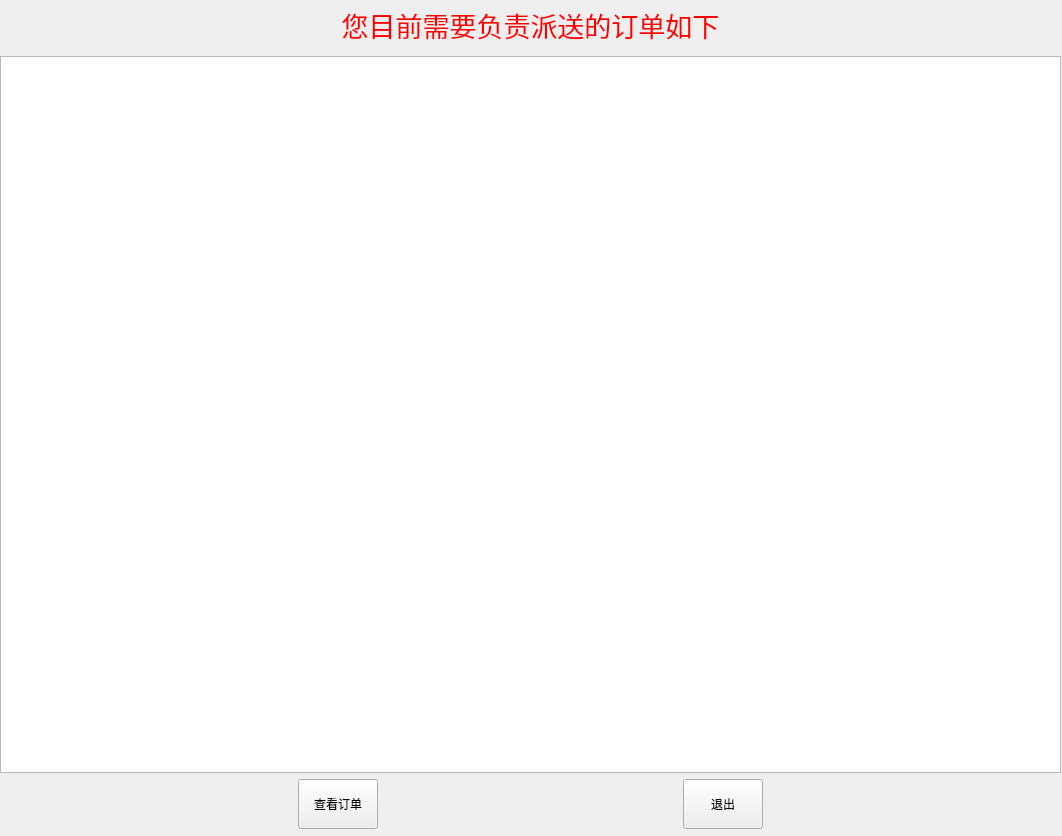
<?xml version="1.0" encoding="UTF-8"?>
<ui version="4.0">
 <class>Form</class>
 <widget class="QWidget" name="Form">
  <property name="geometry">
   <rect>
    <x>0</x>
    <y>0</y>
    <width>1062</width>
    <height>836</height>
   </rect>
  </property>
  <property name="windowTitle">
   <string>Form</string>
  </property>
  <property name="styleSheet">
   <string notr="true">#Form{border-image: url(:/png/images/login_bg.png);}</string>
  </property>
  <widget class="QWidget" name="gridLayoutWidget">
   <property name="geometry">
    <rect>
     <x>0</x>
     <y>0</y>
     <width>1061</width>
     <height>829</height>
    </rect>
   </property>
   <layout class="QGridLayout" name="gridLayout">
    <item row="1" column="0">
     <widget class="QTableWidget" name="tableWidget">
      <property name="minimumSize">
       <size>
        <width>0</width>
        <height>500</height>
       </size>
      </property>
     </widget>
    </item>
    <item row="0" column="0">
     <widget class="QTextBrowser" name="textBrowser">
      <property name="maximumSize">
       <size>
        <width>16777215</width>
        <height>50</height>
       </size>
      </property>
      <property name="styleSheet">
       <string notr="true">color: rgb(255, 0, 0);
background-color: rgb(0, 0, 0, 0);</string>
      </property>
      <property name="html">
       <string>&lt;!DOCTYPE HTML PUBLIC &quot;-//W3C//DTD HTML 4.0//EN&quot; &quot;http://www.w3.org/TR/REC-html40/strict.dtd&quot;&gt;
&lt;html&gt;&lt;head&gt;&lt;meta name=&quot;qrichtext&quot; content=&quot;1&quot; /&gt;&lt;style type=&quot;text/css&quot;&gt;
p, li { white-space: pre-wrap; }
&lt;/style&gt;&lt;/head&gt;&lt;body style=&quot; font-family:'SimSun'; font-size:9pt; font-weight:400; font-style:normal;&quot;&gt;
&lt;p align=&quot;center&quot; style=&quot; margin-top:0px; margin-bottom:0px; margin-left:0px; margin-right:0px; -qt-block-indent:0; text-indent:0px;&quot;&gt;&lt;span style=&quot; font-size:20pt;&quot;&gt;您目前需要负责派送的订单如下&lt;/span&gt;&lt;/p&gt;&lt;/body&gt;&lt;/html&gt;</string>
      </property>
     </widget>
    </item>
    <item row="2" column="0">
     <layout class="QGridLayout" name="gridLayout_2">
      <item row="0" column="1">
       <widget class="QPushButton" name="pushButton">
        <property name="minimumSize">
         <size>
          <width>0</width>
          <height>50</height>
         </size>
        </property>
        <property name="text">
         <string>查看订单</string>
        </property>
       </widget>
      </item>
      <item row="0" column="0">
       <spacer name="horizontalSpacer">
        <property name="orientation">
         <enum>Qt::Horizontal</enum>
        </property>
        <property name="sizeHint" stdset="0">
         <size>
          <width>40</width>
          <height>20</height>
         </size>
        </property>
       </spacer>
      </item>
      <item row="0" column="2">
       <spacer name="horizontalSpacer_5">
        <property name="orientation">
         <enum>Qt::Horizontal</enum>
        </property>
        <property name="sizeHint" stdset="0">
         <size>
          <width>40</width>
          <height>20</height>
         </size>
        </property>
       </spacer>
      </item>
      <item row="0" column="3">
       <widget class="QPushButton" name="pushButton_4">
        <property name="minimumSize">
         <size>
          <width>0</width>
          <height>50</height>
         </size>
        </property>
        <property name="text">
         <string>退出</string>
        </property>
       </widget>
      </item>
      <item row="0" column="4">
       <spacer name="horizontalSpacer_2">
        <property name="orientation">
         <enum>Qt::Horizontal</enum>
        </property>
        <property name="sizeHint" stdset="0">
         <size>
          <width>40</width>
          <height>20</height>
         </size>
        </property>
       </spacer>
      </item>
     </layout>
    </item>
   </layout>
  </widget>
 </widget>
 <resources>
  <include location="login_bg.qrc"/>
 </resources>
 <connections/>
</ui>
